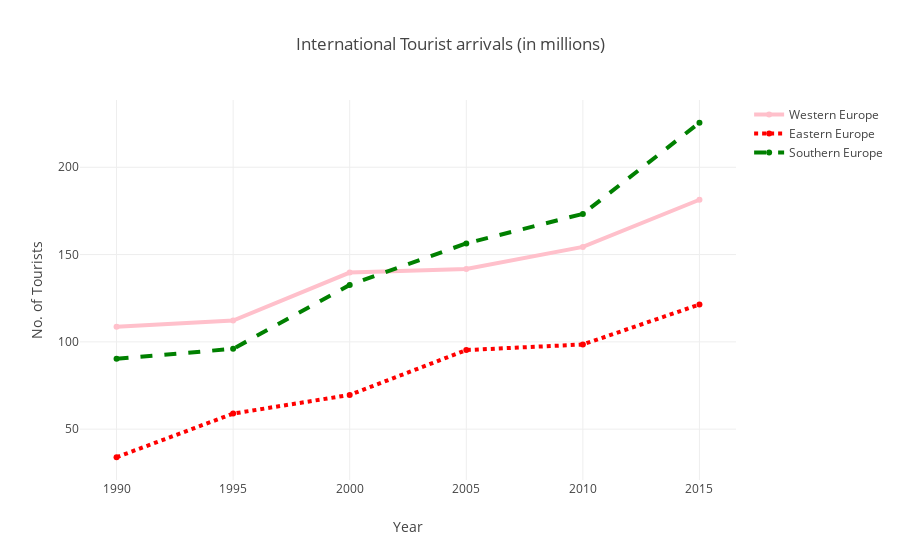

The code cell stored with this chart in its notebook:
### Code cell
fig = dict(data=data, layout=layout)

offline.iplot(fig)

### Figure 1 — Plotly figure (JSON) as saved in the notebook; plotly's stock layout.template omitted (floating-point values rounded to 4 significant figures)
{"data": [{"line": {"color": "pink", "width": 4}, "name": "Western Europe", "type": "scatter", "x": [1990, 1995, 2000, 2005, 2010, 2015], "y": [108.6, 112.2, 139.7, 141.7, 154.4, 181.4]}, {"line": {"color": "red", "dash": "dot", "width": 4}, "name": "Eastern Europe", "type": "scatter", "x": [1990, 1995, 2000, 2005, 2010, 2015], "y": [33.9, 58.9, 69.6, 95.3, 98.5, 121.4]}, {"line": {"color": "green", "dash": "dash", "width": 4}, "name": "Southern Europe", "type": "scatter", "x": [1990, 1995, 2000, 2005, 2010, 2015], "y": [90.3, 96, 132.6, 156.4, 173.3, 225.5]}], "layout": {"title": "International Tourist arrivals (in millions)", "xaxis": {"title": "Year"}, "yaxis": {"title": "No. of Tourists"}}}
